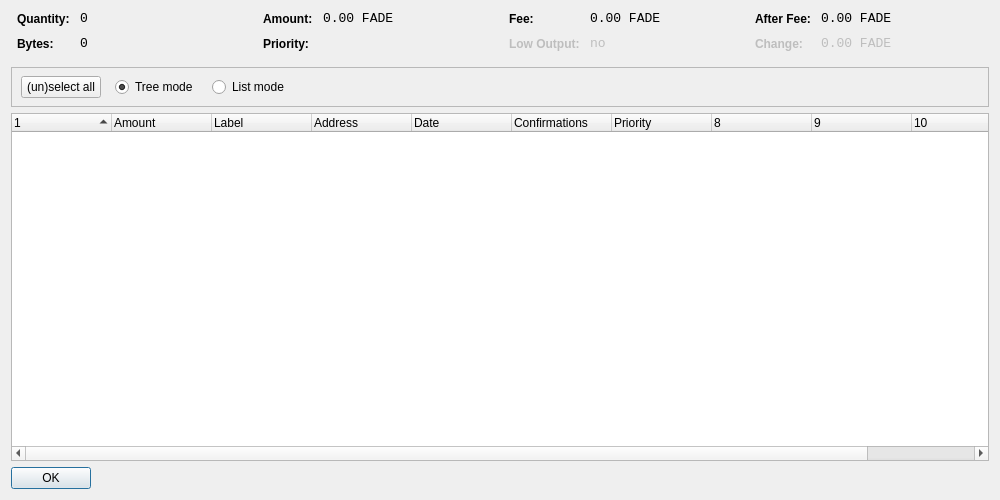
<?xml version="1.0" encoding="UTF-8"?>
<ui version="4.0">
 <class>CoinControlDialog</class>
 <widget class="QDialog" name="CoinControlDialog">
  <property name="geometry">
   <rect>
    <x>0</x>
    <y>0</y>
    <width>1000</width>
    <height>500</height>
   </rect>
  </property>
  <property name="windowTitle">
   <string>Coin Control</string>
  </property>
  <layout class="QVBoxLayout" name="verticalLayout">
   <item>
    <layout class="QHBoxLayout" name="horizontalLayoutTop" stretch="0,0,0,0">
     <property name="topMargin">
      <number>0</number>
     </property>
     <property name="bottomMargin">
      <number>10</number>
     </property>
     <item>
      <layout class="QFormLayout" name="formLayoutCoinControl1">
       <property name="horizontalSpacing">
        <number>10</number>
       </property>
       <property name="verticalSpacing">
        <number>10</number>
       </property>
       <property name="leftMargin">
        <number>6</number>
       </property>
       <property name="rightMargin">
        <number>6</number>
       </property>
       <item row="0" column="0">
        <widget class="QLabel" name="labelCoinControlQuantityText">
         <property name="styleSheet">
          <string notr="true">font-weight:bold;</string>
         </property>
         <property name="text">
          <string>Quantity:</string>
         </property>
        </widget>
       </item>
       <item row="0" column="1">
        <widget class="QLabel" name="labelCoinControlQuantity">
         <property name="font">
          <font>
           <family>Monospace</family>
           <pointsize>10</pointsize>
          </font>
         </property>
         <property name="cursor">
          <cursorShape>IBeamCursor</cursorShape>
         </property>
         <property name="contextMenuPolicy">
          <enum>Qt::ActionsContextMenu</enum>
         </property>
         <property name="text">
          <string notr="true">0</string>
         </property>
         <property name="textInteractionFlags">
          <set>Qt::LinksAccessibleByMouse|Qt::TextSelectableByKeyboard|Qt::TextSelectableByMouse</set>
         </property>
        </widget>
       </item>
       <item row="1" column="0">
        <widget class="QLabel" name="labelCoinControlBytesText">
         <property name="styleSheet">
          <string notr="true">font-weight:bold;</string>
         </property>
         <property name="text">
          <string>Bytes:</string>
         </property>
        </widget>
       </item>
       <item row="1" column="1">
        <widget class="QLabel" name="labelCoinControlBytes">
         <property name="font">
          <font>
           <family>Monospace</family>
           <pointsize>10</pointsize>
          </font>
         </property>
         <property name="cursor">
          <cursorShape>IBeamCursor</cursorShape>
         </property>
         <property name="contextMenuPolicy">
          <enum>Qt::ActionsContextMenu</enum>
         </property>
         <property name="text">
          <string notr="true">0</string>
         </property>
         <property name="textInteractionFlags">
          <set>Qt::LinksAccessibleByMouse|Qt::TextSelectableByKeyboard|Qt::TextSelectableByMouse</set>
         </property>
        </widget>
       </item>
      </layout>
     </item>
     <item>
      <layout class="QFormLayout" name="formLayoutCoinControl2">
       <property name="horizontalSpacing">
        <number>10</number>
       </property>
       <property name="verticalSpacing">
        <number>10</number>
       </property>
       <property name="leftMargin">
        <number>6</number>
       </property>
       <property name="rightMargin">
        <number>6</number>
       </property>
       <item row="0" column="0">
        <widget class="QLabel" name="labelCoinControlAmountText">
         <property name="styleSheet">
          <string notr="true">font-weight:bold;</string>
         </property>
         <property name="text">
          <string>Amount:</string>
         </property>
        </widget>
       </item>
       <item row="0" column="1">
        <widget class="QLabel" name="labelCoinControlAmount">
         <property name="font">
          <font>
           <family>Monospace</family>
           <pointsize>10</pointsize>
          </font>
         </property>
         <property name="cursor">
          <cursorShape>IBeamCursor</cursorShape>
         </property>
         <property name="contextMenuPolicy">
          <enum>Qt::ActionsContextMenu</enum>
         </property>
         <property name="text">
          <string notr="true">0.00 FADE</string>
         </property>
         <property name="textInteractionFlags">
          <set>Qt::LinksAccessibleByMouse|Qt::TextSelectableByKeyboard|Qt::TextSelectableByMouse</set>
         </property>
        </widget>
       </item>
       <item row="1" column="0">
        <widget class="QLabel" name="labelCoinControlPriorityText">
         <property name="styleSheet">
          <string notr="true">font-weight:bold;</string>
         </property>
         <property name="text">
          <string>Priority:</string>
         </property>
        </widget>
       </item>
       <item row="1" column="1">
        <widget class="QLabel" name="labelCoinControlPriority">
         <property name="font">
          <font>
           <family>Monospace</family>
           <pointsize>10</pointsize>
          </font>
         </property>
         <property name="cursor">
          <cursorShape>IBeamCursor</cursorShape>
         </property>
         <property name="contextMenuPolicy">
          <enum>Qt::ActionsContextMenu</enum>
         </property>
         <property name="text">
          <string/>
         </property>
         <property name="textInteractionFlags">
          <set>Qt::LinksAccessibleByMouse|Qt::TextSelectableByKeyboard|Qt::TextSelectableByMouse</set>
         </property>
        </widget>
       </item>
      </layout>
     </item>
     <item>
      <layout class="QFormLayout" name="formLayoutCoinControl3">
       <property name="horizontalSpacing">
        <number>10</number>
       </property>
       <property name="verticalSpacing">
        <number>10</number>
       </property>
       <property name="leftMargin">
        <number>6</number>
       </property>
       <property name="rightMargin">
        <number>6</number>
       </property>
       <item row="0" column="0">
        <widget class="QLabel" name="labelCoinControlFeeText">
         <property name="styleSheet">
          <string notr="true">font-weight:bold;</string>
         </property>
         <property name="text">
          <string>Fee:</string>
         </property>
        </widget>
       </item>
       <item row="0" column="1">
        <widget class="QLabel" name="labelCoinControlFee">
         <property name="font">
          <font>
           <family>Monospace</family>
           <pointsize>10</pointsize>
          </font>
         </property>
         <property name="cursor">
          <cursorShape>IBeamCursor</cursorShape>
         </property>
         <property name="contextMenuPolicy">
          <enum>Qt::ActionsContextMenu</enum>
         </property>
         <property name="text">
          <string notr="true">0.00 FADE</string>
         </property>
         <property name="textInteractionFlags">
          <set>Qt::LinksAccessibleByMouse|Qt::TextSelectableByKeyboard|Qt::TextSelectableByMouse</set>
         </property>
        </widget>
       </item>
       <item row="1" column="0">
        <widget class="QLabel" name="labelCoinControlLowOutputText">
         <property name="enabled">
          <bool>false</bool>
         </property>
         <property name="styleSheet">
          <string notr="true">font-weight:bold;</string>
         </property>
         <property name="text">
          <string>Low Output:</string>
         </property>
        </widget>
       </item>
       <item row="1" column="1">
        <widget class="QLabel" name="labelCoinControlLowOutput">
         <property name="enabled">
          <bool>false</bool>
         </property>
         <property name="font">
          <font>
           <family>Monospace</family>
           <pointsize>10</pointsize>
          </font>
         </property>
         <property name="cursor">
          <cursorShape>IBeamCursor</cursorShape>
         </property>
         <property name="contextMenuPolicy">
          <enum>Qt::ActionsContextMenu</enum>
         </property>
         <property name="text">
          <string notr="true">no</string>
         </property>
         <property name="textInteractionFlags">
          <set>Qt::LinksAccessibleByMouse|Qt::TextSelectableByKeyboard|Qt::TextSelectableByMouse</set>
         </property>
        </widget>
       </item>
      </layout>
     </item>
     <item>
      <layout class="QFormLayout" name="formLayoutCoinControl4">
       <property name="horizontalSpacing">
        <number>10</number>
       </property>
       <property name="verticalSpacing">
        <number>10</number>
       </property>
       <property name="leftMargin">
        <number>6</number>
       </property>
       <property name="rightMargin">
        <number>6</number>
       </property>
       <item row="0" column="0">
        <widget class="QLabel" name="labelCoinControlAfterFeeText">
         <property name="styleSheet">
          <string notr="true">font-weight:bold;</string>
         </property>
         <property name="text">
          <string>After Fee:</string>
         </property>
        </widget>
       </item>
       <item row="0" column="1">
        <widget class="QLabel" name="labelCoinControlAfterFee">
         <property name="font">
          <font>
           <family>Monospace</family>
           <pointsize>10</pointsize>
          </font>
         </property>
         <property name="cursor">
          <cursorShape>IBeamCursor</cursorShape>
         </property>
         <property name="contextMenuPolicy">
          <enum>Qt::ActionsContextMenu</enum>
         </property>
         <property name="text">
          <string notr="true">0.00 FADE</string>
         </property>
         <property name="textInteractionFlags">
          <set>Qt::LinksAccessibleByMouse|Qt::TextSelectableByKeyboard|Qt::TextSelectableByMouse</set>
         </property>
        </widget>
       </item>
       <item row="1" column="0">
        <widget class="QLabel" name="labelCoinControlChangeText">
         <property name="enabled">
          <bool>false</bool>
         </property>
         <property name="styleSheet">
          <string notr="true">font-weight:bold;</string>
         </property>
         <property name="text">
          <string>Change:</string>
         </property>
        </widget>
       </item>
       <item row="1" column="1">
        <widget class="QLabel" name="labelCoinControlChange">
         <property name="enabled">
          <bool>false</bool>
         </property>
         <property name="font">
          <font>
           <family>Monospace</family>
           <pointsize>10</pointsize>
          </font>
         </property>
         <property name="cursor">
          <cursorShape>IBeamCursor</cursorShape>
         </property>
         <property name="contextMenuPolicy">
          <enum>Qt::ActionsContextMenu</enum>
         </property>
         <property name="text">
          <string notr="true">0.00 FADE</string>
         </property>
         <property name="textInteractionFlags">
          <set>Qt::LinksAccessibleByMouse|Qt::TextSelectableByKeyboard|Qt::TextSelectableByMouse</set>
         </property>
        </widget>
       </item>
      </layout>
     </item>
    </layout>
   </item>
   <item>
    <widget class="QFrame" name="frame">
     <property name="minimumSize">
      <size>
       <width>0</width>
       <height>40</height>
      </size>
     </property>
     <property name="frameShape">
      <enum>QFrame::StyledPanel</enum>
     </property>
     <property name="frameShadow">
      <enum>QFrame::Sunken</enum>
     </property>
     <widget class="QWidget" name="horizontalLayoutWidget">
      <property name="geometry">
       <rect>
        <x>10</x>
        <y>0</y>
        <width>781</width>
        <height>41</height>
       </rect>
      </property>
      <layout class="QHBoxLayout" name="horizontalLayoutPanel" stretch="0,0,0,0,0">
       <property name="spacing">
        <number>14</number>
       </property>
       <item>
        <widget class="QPushButton" name="pushButtonSelectAll">
         <property name="sizePolicy">
          <sizepolicy hsizetype="Maximum" vsizetype="Fixed">
           <horstretch>0</horstretch>
           <verstretch>0</verstretch>
          </sizepolicy>
         </property>
         <property name="text">
          <string>(un)select all</string>
         </property>
        </widget>
       </item>
       <item>
        <widget class="QRadioButton" name="radioTreeMode">
         <property name="sizePolicy">
          <sizepolicy hsizetype="Maximum" vsizetype="Fixed">
           <horstretch>0</horstretch>
           <verstretch>0</verstretch>
          </sizepolicy>
         </property>
         <property name="text">
          <string>Tree mode</string>
         </property>
         <property name="checked">
          <bool>true</bool>
         </property>
        </widget>
       </item>
       <item>
        <widget class="QRadioButton" name="radioListMode">
         <property name="sizePolicy">
          <sizepolicy hsizetype="Maximum" vsizetype="Fixed">
           <horstretch>0</horstretch>
           <verstretch>0</verstretch>
          </sizepolicy>
         </property>
         <property name="text">
          <string>List mode</string>
         </property>
        </widget>
       </item>
       <item>
        <spacer name="horizontalSpacer">
         <property name="orientation">
          <enum>Qt::Horizontal</enum>
         </property>
         <property name="sizeHint" stdset="0">
          <size>
           <width>40</width>
           <height>20</height>
          </size>
         </property>
        </spacer>
       </item>
      </layout>
     </widget>
    </widget>
   </item>
   <item>
    <widget class="CoinControlTreeWidget" name="treeWidget">
     <property name="contextMenuPolicy">
      <enum>Qt::CustomContextMenu</enum>
     </property>
     <property name="sortingEnabled">
      <bool>false</bool>
     </property>
     <property name="columnCount">
      <number>11</number>
     </property>
     <attribute name="headerShowSortIndicator" stdset="0">
      <bool>true</bool>
     </attribute>
     <attribute name="headerStretchLastSection">
      <bool>false</bool>
     </attribute>
     <column>
      <property name="text">
       <string/>
      </property>
     </column>
     <column>
      <property name="text">
       <string>Amount</string>
      </property>
     </column>
     <column>
      <property name="text">
       <string>Label</string>
      </property>
     </column>
     <column>
      <property name="text">
       <string>Address</string>
      </property>
     </column>
     <column>
      <property name="text">
       <string>Date</string>
      </property>
     </column>
     <column>
      <property name="text">
       <string>Confirmations</string>
      </property>
      <property name="toolTip">
       <string>Confirmed</string>
      </property>
     </column>
     <column>
      <property name="text">
       <string>Priority</string>
      </property>
     </column>
     <column>
      <property name="text">
       <string/>
      </property>
     </column>
     <column>
      <property name="text">
       <string/>
      </property>
     </column>
     <column>
      <property name="text">
       <string/>
      </property>
     </column>
     <column>
      <property name="text">
       <string/>
      </property>
     </column>
    </widget>
   </item>
   <item>
    <widget class="QDialogButtonBox" name="buttonBox">
     <property name="sizePolicy">
      <sizepolicy hsizetype="Maximum" vsizetype="Fixed">
       <horstretch>0</horstretch>
       <verstretch>0</verstretch>
      </sizepolicy>
     </property>
     <property name="orientation">
      <enum>Qt::Horizontal</enum>
     </property>
     <property name="standardButtons">
      <set>QDialogButtonBox::Ok</set>
     </property>
    </widget>
   </item>
  </layout>
 </widget>
 <customwidgets>
  <customwidget>
   <class>CoinControlTreeWidget</class>
   <extends>QTreeWidget</extends>
   <header>coincontroltreewidget.h</header>
  </customwidget>
 </customwidgets>
 <resources/>
 <connections/>
</ui>
